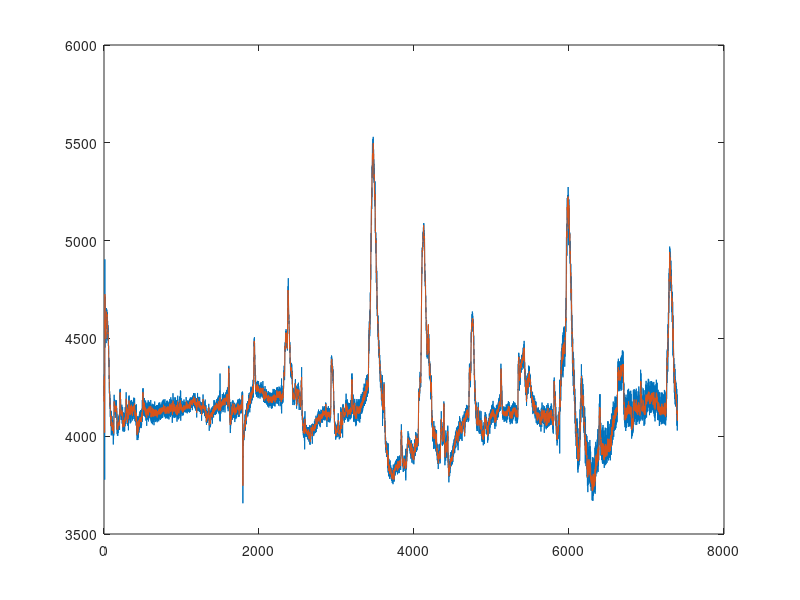
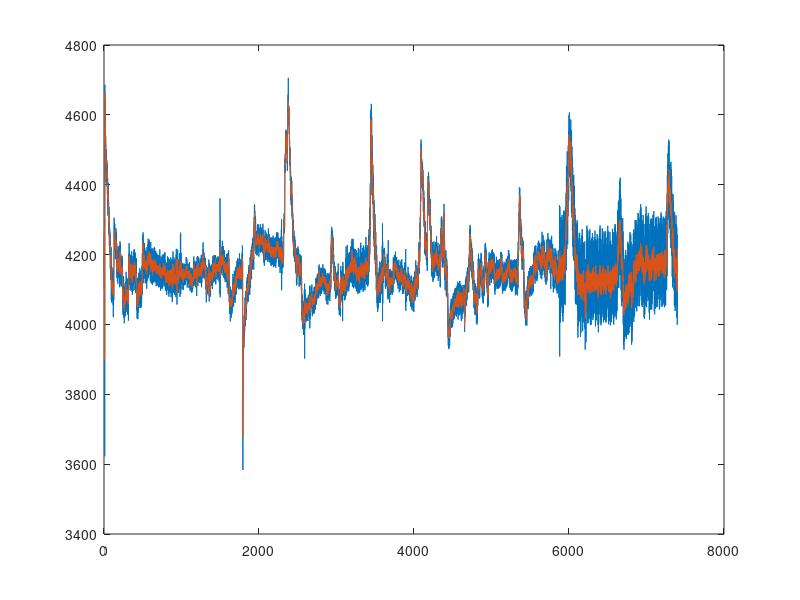
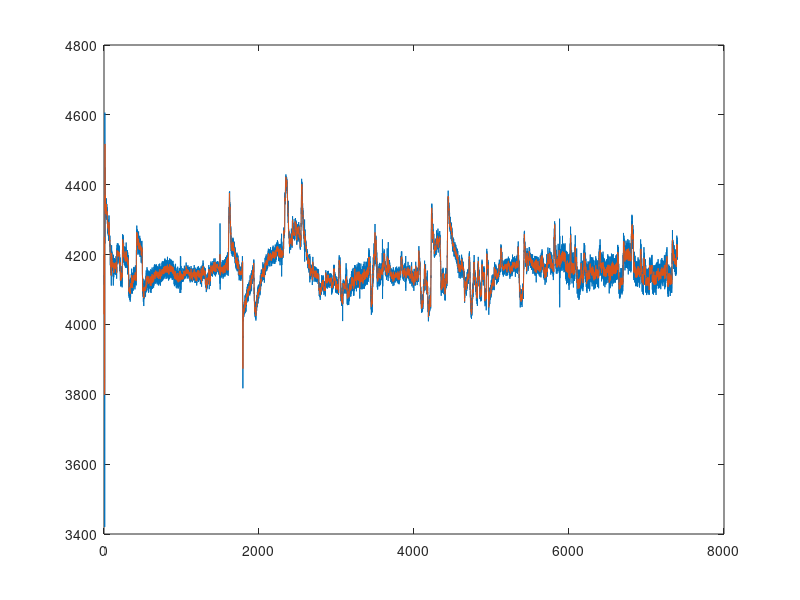
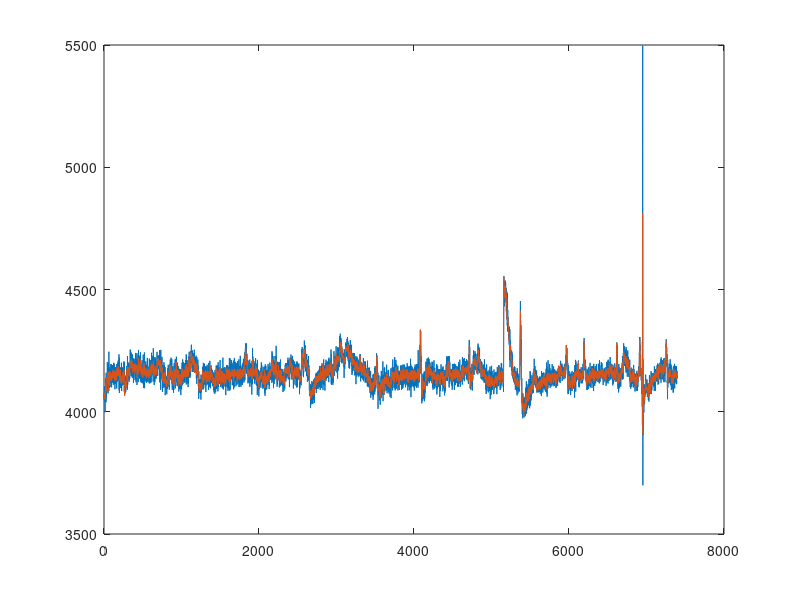

Source code (MATLAB) for these figures, in order:
%% Load data
clear ; clc; close all;
load('Dy.mat');
Dy=Dy';
for i = 1:42
    Dy_Sgolay(:,i) = sgolayfilt(Dy(:,i),4,11);
    figure
    plot(Dy(:,i)); hold on;
    plot(Dy_Sgolay(:,i));
end
Dy_Sgolay = Dy_Sgolay';
